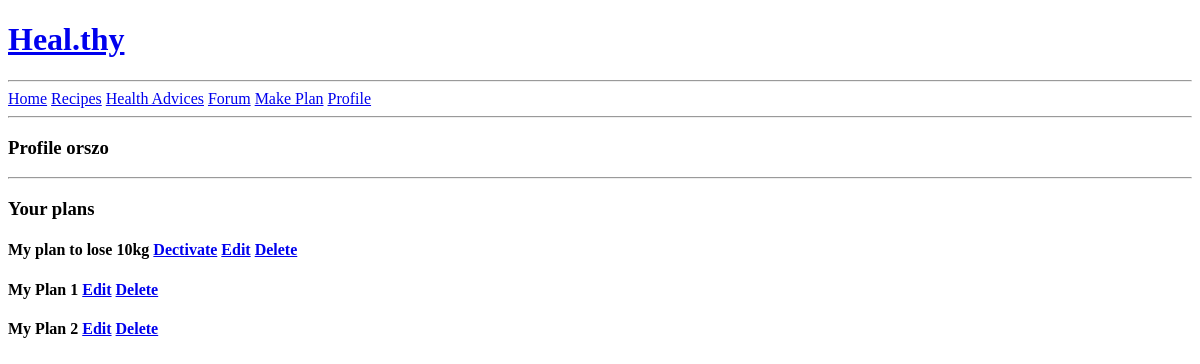
The page /profile/ (signed in) on the database as committed earlier.
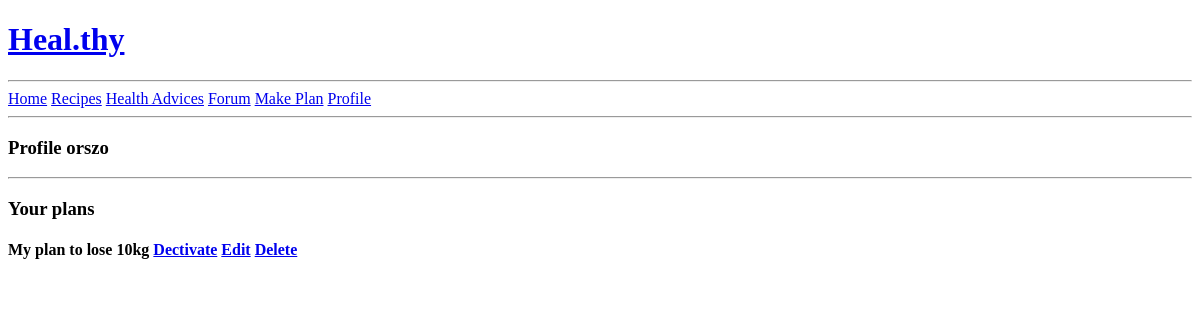
The same page on the database as committed later.
### base/models.py (models this page shows, shortened)
class Meal_Plan(models.Model):
    user_id = models.ForeignKey(User, on_delete=models.SET_NULL, null=True)
    name = models.CharField(max_length=200)
    is_active = models.BooleanField(default=False)
    updated = models.DateTimeField(auto_now=True)
    created = models.DateTimeField(auto_now_add=True)

### base/views.py (the view)
# urls.py: path('profile/', views.profilePage, name='profile-page'),
@login_required(login_url='login-page')
def profilePage(request):
    meal_plans = Meal_Plan.objects.filter(user_id=request.user)
    active_plans = meal_plans.filter(is_active = True).count()
    context = {'meal_plans': meal_plans, 'active_plans': active_plans}
    return render(request, 'base/profile.html', context)

### base/templates/base/profile.html
{% extends 'main.html' %}
{% block content %}
    <div>
        <h3>Profile {{request.user}}</h3>
        <hr>
    </div>
    <div>
        <h3>Your plans</h3>
        {% for plan in meal_plans %}
            <h4>{{plan.name}}
                {% if plan.is_active %}
                    <a href="{% url 'deactivate-plan' plan.id%}">Dectivate</a>
                {% else %}
                    {% if active_plans < 1 %}
                        <a href="{% url 'activate-plan' plan.id%}">Activate</a>
                    {% endif %}
                {% endif %}
                <a href="{% url 'edit-plan' plan.id%}">Edit</a>
                <a href="{% url 'delete-plan' plan.id%}">Delete</a>
            </h4>
        {% endfor %}
    </div>
{% endblock content %}

### templates/main.html (shortened to what this page needs)
<!DOCTYPE html>
<html>
    <head>
    </head>
    <body>
        <a href="/">
            <h1>Heal.thy</h1>
        </a>
        {% include 'navbar.html' %}
        {% block content %}
        {% endblock %}
    </body>
</html>

### templates/navbar.html (shortened to what this page needs)
<hr>
<div class="navbar-container">
    <span><a href="{% url 'home-page' %}">Home</a></span>
    <span><a href="{% url 'recipe-page' %}">Recipes</a></span>
    <span><a href="{% url 'home-page' %}">Health Advices</a></span>
    <span><a href="{% url 'home-page' %}">Forum</a></span>
    {% if request.user.is_authenticated %}
        <span><a href="{% url 'create-plan' %}">Make Plan</a></span>
        <span><a href="{% url 'profile-page' %}">Profile</a></span>
    {% endif %}
</div>
<hr>

### templates/navbar.html (style rules this page uses)
.navbar-container { display: inline }

Rows that differ between the two databases and show on the page:
removed Meal_Plan: name "My Plan 1"
removed Meal_Plan: name "My Plan 2"
